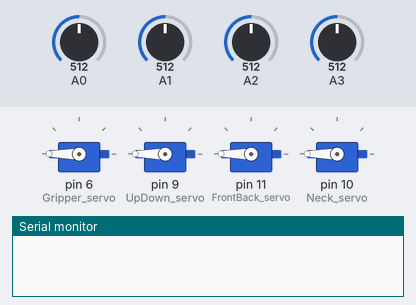
Bench run of a sketch on a simulated Arduino Uno, built with avr-gcc and run on an emulated ATmega328P. On the bench: 4 × servo, the last lines printed to the serial monitor. Inputs (shaded band) come from the test bench; at power-on: A0 = 512, A1 = 512, A2 = 512, A3 = 512. EEPROM starts erased.

Above: at 1.2 s.
1.3 s: A0 set to 710
At 2.5 s:
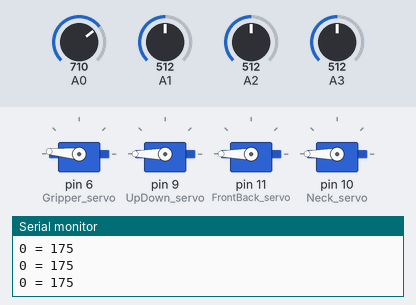
2.8 s: A1 set to 710
At 3.5 s:
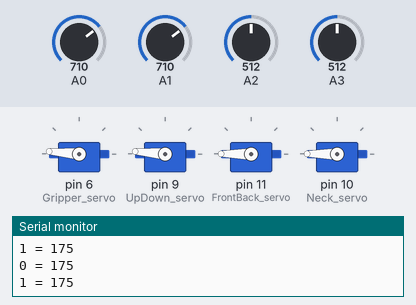
4.3 s: A2 set to 710
At 5.3 s:
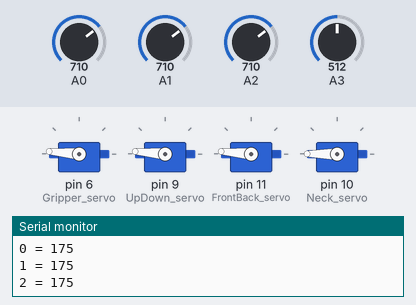
5.8 s: A3 set to 710
At 6.2 s:
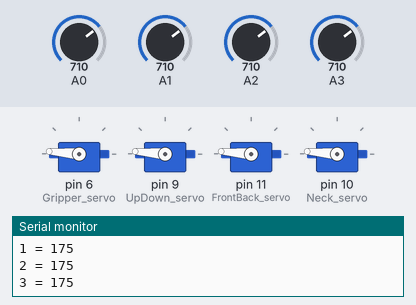
7.3 s: A3 set to 685
Timing chart, 0 to 10.3 s (numbered marks = the images above; inputs shaded):
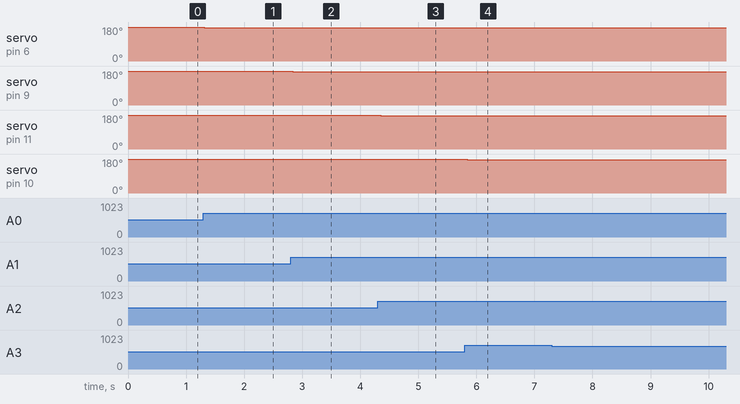

The sketch:

Robotics_Arm.ino
```cpp
// Quartz Mini Robotic ARM - Testing code

// Joystick 1 and 2 is connected to A0, A1, A2 and A3

// SERVO CONNECTIONS
// Neck servo - D10 - pos is saved at EEPROM 3
// Front and Back - D11 - pos is saved at EEPROM 2
// UP and Down - D9 - pos is saved at EEPROM 1
// Gripper - D6 - pos is saved at EEPROM 0

// Created by: Aswinth Raj
// Created for: quartzcomponents.com

#include <Servo.h>
#include <EEPROM.h>

// All the gripper positions will be saved and read from EEPROM
// to resume the same position

int gripper_pos = EEPROM.read(0);
int updown_pos = EEPROM.read(1);
int frontback_pos = EEPROM.read(2);
int neck_pos = EEPROM.read(3);

// Create a servo object - one each for 4 servos
Servo Gripper_servo;
Servo UpDown_servo;
Servo FrontBack_servo;
Servo Neck_servo;

// Function to control the servo based on joystick position
void control_servo(Servo &current_servo, int current_pos, int EEPROM_addr)
{
    // Position should always be between 0 to 180
    if (current_pos >= 180)
        current_pos = 175; // jitter at maximum limit

    if (current_pos <= 0)
        current_pos = 10; // jitter at minimum limit

    current_servo.write(current_pos); // update servo position
    EEPROM.write(EEPROM_addr, current_pos); // save position in EEPROM

    Serial.print(EEPROM_addr);
    Serial.print(" = ");
    Serial.println(current_pos); // for debugging on serial monitor
}

void setup()
{
    Serial.begin(9600);

    Gripper_servo.attach(6);
    Gripper_servo.write(gripper_pos);

    UpDown_servo.attach(9);
    UpDown_servo.write(updown_pos);

    FrontBack_servo.attach(11);
    FrontBack_servo.write(frontback_pos);

    Neck_servo.attach(10);
    Neck_servo.write(neck_pos);
}

void loop()
{
    /*
    // USE FOR DEBUGGING
    Serial.println("Gripper, UpDown, FrontBack, Neck");
    Serial.print(gripper_pos);
    Serial.print(" ,");
    Serial.print(updown_pos);
    Serial.print(" ,");
    Serial.print(frontback_pos);
    Serial.print(" ,");
    Serial.print(neck_pos);
    Serial.println(".");
    */

    delay(50); // predefined delay to make the servo move slower

    // A0 to control Gripper Servo
    int Joy_value_X1 = analogRead(A0);

    if (Joy_value_X1 > 700)
    {
        gripper_pos = gripper_pos + 1;
        control_servo(Gripper_servo, gripper_pos, 0);
    }

    if (Joy_value_X1 < 300)
    {
        gripper_pos = gripper_pos - 1;
        control_servo(Gripper_servo, gripper_pos, 0);
    }

    // A1 to control UpDown Servo
    int Joy_value_Y1 = analogRead(A1);

    if (Joy_value_Y1 > 700)
    {
        updown_pos = updown_pos + 1;
        control_servo(UpDown_servo, updown_pos, 1);
    }

    if (Joy_value_Y1 < 300)
    {
        updown_pos = updown_pos - 1;
        control_servo(UpDown_servo, updown_pos, 1);
    }

    // A2 to control FrontBack Servo
    int Joy_value_X2 = analogRead(A2);

    if (Joy_value_X2 > 700)
    {
        frontback_pos = frontback_pos + 1;
        control_servo(FrontBack_servo, frontback_pos, 2);
    }

    if (Joy_value_X2 < 300)
    {
        frontback_pos = frontback_pos - 1;
        control_servo(FrontBack_servo, frontback_pos, 2);
    }

    // A3 to control Neck Servo
    int Joy_value_Y2 = analogRead(A3);

    if (Joy_value_Y2 > 700)
    {
        neck_pos = neck_pos + 1;
        control_servo(Neck_servo, neck_pos, 3);
    }

    if (Joy_value_Y2 < 300)
    {
        neck_pos = neck_pos - 1;
        control_servo(Neck_servo, neck_pos, 3);
    }
}
```

Measured:
- after the input at 1.3 s, servo on pin 6 (Gripper_servo): 180° → 175° at once
- after the input at 2.8 s, servo on pin 9 (UpDown_servo): 180° → 175° at once
- after the input at 4.3 s, servo on pin 11 (FrontBack_servo): 180° → 175° after 0.05 s
- after the input at 5.8 s, servo on pin 10 (Neck_servo): 180° → 175° after 0.05 s
